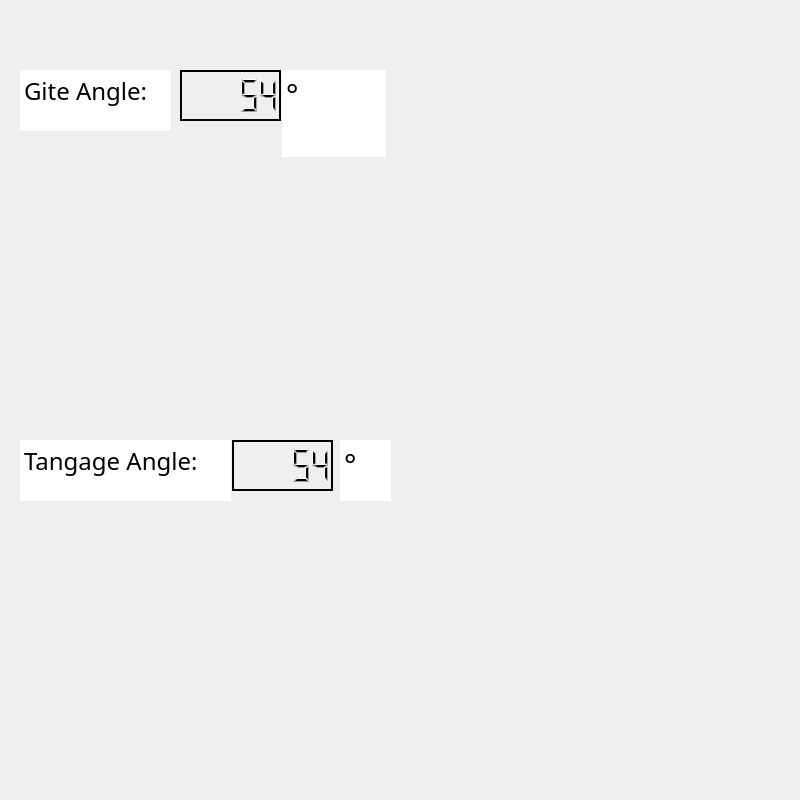
<?xml version="1.0" encoding="UTF-8"?>
<ui version="4.0">
 <class>Form</class>
 <widget class="QWidget" name="Form">
  <property name="geometry">
   <rect>
    <x>0</x>
    <y>0</y>
    <width>800</width>
    <height>800</height>
   </rect>
  </property>
  <property name="windowTitle">
   <string>Form</string>
  </property>
  <widget class="QLabel" name="gite">
   <property name="geometry">
    <rect>
     <x>-210</x>
     <y>-50</y>
     <width>1041</width>
     <height>571</height>
    </rect>
   </property>
   <property name="text">
    <string/>
   </property>
   <property name="pixmap">
    <pixmap>../../../../Downloads/gite.png</pixmap>
   </property>
  </widget>
  <widget class="QLCDNumber" name="gite_nb">
   <property name="geometry">
    <rect>
     <x>180</x>
     <y>70</y>
     <width>101</width>
     <height>51</height>
    </rect>
   </property>
   <property name="frameShadow">
    <enum>QFrame::Plain</enum>
   </property>
   <property name="lineWidth">
    <number>2</number>
   </property>
   <property name="midLineWidth">
    <number>0</number>
   </property>
   <property name="intValue" stdset="0">
    <number>54</number>
   </property>
  </widget>
  <widget class="QTextEdit" name="degre2">
   <property name="geometry">
    <rect>
     <x>282</x>
     <y>70</y>
     <width>104</width>
     <height>87</height>
    </rect>
   </property>
   <property name="font">
    <font>
     <family>Yu Gothic Light</family>
     <pointsize>22</pointsize>
    </font>
   </property>
   <property name="frameShape">
    <enum>QFrame::NoFrame</enum>
   </property>
   <property name="html">
    <string>&lt;!DOCTYPE HTML PUBLIC &quot;-//W3C//DTD HTML 4.0//EN&quot; &quot;http://www.w3.org/TR/REC-html40/strict.dtd&quot;&gt;
&lt;html&gt;&lt;head&gt;&lt;meta name=&quot;qrichtext&quot; content=&quot;1&quot; /&gt;&lt;style type=&quot;text/css&quot;&gt;
p, li { white-space: pre-wrap; }
&lt;/style&gt;&lt;/head&gt;&lt;body style=&quot; font-family:'Yu Gothic Light'; font-size:22pt; font-weight:400; font-style:normal;&quot;&gt;
&lt;p style=&quot; margin-top:0px; margin-bottom:0px; margin-left:0px; margin-right:0px; -qt-block-indent:0; text-indent:0px;&quot;&gt;&lt;span style=&quot; font-family:'MS Shell Dlg 2';&quot;&gt;°&lt;/span&gt;&lt;/p&gt;&lt;/body&gt;&lt;/html&gt;</string>
   </property>
  </widget>
  <widget class="QLabel" name="tangage">
   <property name="geometry">
    <rect>
     <x>102</x>
     <y>330</y>
     <width>611</width>
     <height>581</height>
    </rect>
   </property>
   <property name="text">
    <string/>
   </property>
   <property name="pixmap">
    <pixmap>../tangage.png</pixmap>
   </property>
  </widget>
  <widget class="QLCDNumber" name="tangage_nb">
   <property name="geometry">
    <rect>
     <x>232</x>
     <y>440</y>
     <width>101</width>
     <height>51</height>
    </rect>
   </property>
   <property name="frameShadow">
    <enum>QFrame::Plain</enum>
   </property>
   <property name="lineWidth">
    <number>2</number>
   </property>
   <property name="midLineWidth">
    <number>0</number>
   </property>
   <property name="intValue" stdset="0">
    <number>54</number>
   </property>
  </widget>
  <widget class="QTextEdit" name="GiteAngle">
   <property name="geometry">
    <rect>
     <x>20</x>
     <y>70</y>
     <width>151</width>
     <height>61</height>
    </rect>
   </property>
   <property name="font">
    <font>
     <family>Yu Gothic Light</family>
     <pointsize>18</pointsize>
    </font>
   </property>
   <property name="frameShape">
    <enum>QFrame::NoFrame</enum>
   </property>
   <property name="html">
    <string>&lt;!DOCTYPE HTML PUBLIC &quot;-//W3C//DTD HTML 4.0//EN&quot; &quot;http://www.w3.org/TR/REC-html40/strict.dtd&quot;&gt;
&lt;html&gt;&lt;head&gt;&lt;meta name=&quot;qrichtext&quot; content=&quot;1&quot; /&gt;&lt;style type=&quot;text/css&quot;&gt;
p, li { white-space: pre-wrap; }
&lt;/style&gt;&lt;/head&gt;&lt;body style=&quot; font-family:'Yu Gothic Light'; font-size:18pt; font-weight:400; font-style:normal;&quot;&gt;
&lt;p style=&quot; margin-top:0px; margin-bottom:0px; margin-left:0px; margin-right:0px; -qt-block-indent:0; text-indent:0px;&quot;&gt;Gite Angle:&lt;/p&gt;&lt;/body&gt;&lt;/html&gt;</string>
   </property>
  </widget>
  <widget class="QTextEdit" name="TangageAngle">
   <property name="geometry">
    <rect>
     <x>20</x>
     <y>440</y>
     <width>211</width>
     <height>61</height>
    </rect>
   </property>
   <property name="font">
    <font>
     <family>Yu Gothic Light</family>
     <pointsize>18</pointsize>
    </font>
   </property>
   <property name="frameShape">
    <enum>QFrame::NoFrame</enum>
   </property>
   <property name="html">
    <string>&lt;!DOCTYPE HTML PUBLIC &quot;-//W3C//DTD HTML 4.0//EN&quot; &quot;http://www.w3.org/TR/REC-html40/strict.dtd&quot;&gt;
&lt;html&gt;&lt;head&gt;&lt;meta name=&quot;qrichtext&quot; content=&quot;1&quot; /&gt;&lt;style type=&quot;text/css&quot;&gt;
p, li { white-space: pre-wrap; }
&lt;/style&gt;&lt;/head&gt;&lt;body style=&quot; font-family:'Yu Gothic Light'; font-size:18pt; font-weight:400; font-style:normal;&quot;&gt;
&lt;p style=&quot; margin-top:0px; margin-bottom:0px; margin-left:0px; margin-right:0px; -qt-block-indent:0; text-indent:0px;&quot;&gt;Tangage Angle:&lt;/p&gt;&lt;/body&gt;&lt;/html&gt;</string>
   </property>
  </widget>
  <widget class="QTextEdit" name="degre1">
   <property name="geometry">
    <rect>
     <x>340</x>
     <y>440</y>
     <width>51</width>
     <height>61</height>
    </rect>
   </property>
   <property name="font">
    <font>
     <family>Yu Gothic Light</family>
     <pointsize>22</pointsize>
    </font>
   </property>
   <property name="frameShape">
    <enum>QFrame::NoFrame</enum>
   </property>
   <property name="html">
    <string>&lt;!DOCTYPE HTML PUBLIC &quot;-//W3C//DTD HTML 4.0//EN&quot; &quot;http://www.w3.org/TR/REC-html40/strict.dtd&quot;&gt;
&lt;html&gt;&lt;head&gt;&lt;meta name=&quot;qrichtext&quot; content=&quot;1&quot; /&gt;&lt;style type=&quot;text/css&quot;&gt;
p, li { white-space: pre-wrap; }
&lt;/style&gt;&lt;/head&gt;&lt;body style=&quot; font-family:'Yu Gothic Light'; font-size:22pt; font-weight:400; font-style:normal;&quot;&gt;
&lt;p style=&quot; margin-top:0px; margin-bottom:0px; margin-left:0px; margin-right:0px; -qt-block-indent:0; text-indent:0px;&quot;&gt;&lt;span style=&quot; font-family:'MS Shell Dlg 2';&quot;&gt;°&lt;/span&gt;&lt;/p&gt;&lt;/body&gt;&lt;/html&gt;</string>
   </property>
  </widget>
 </widget>
 <resources/>
 <connections/>
</ui>
